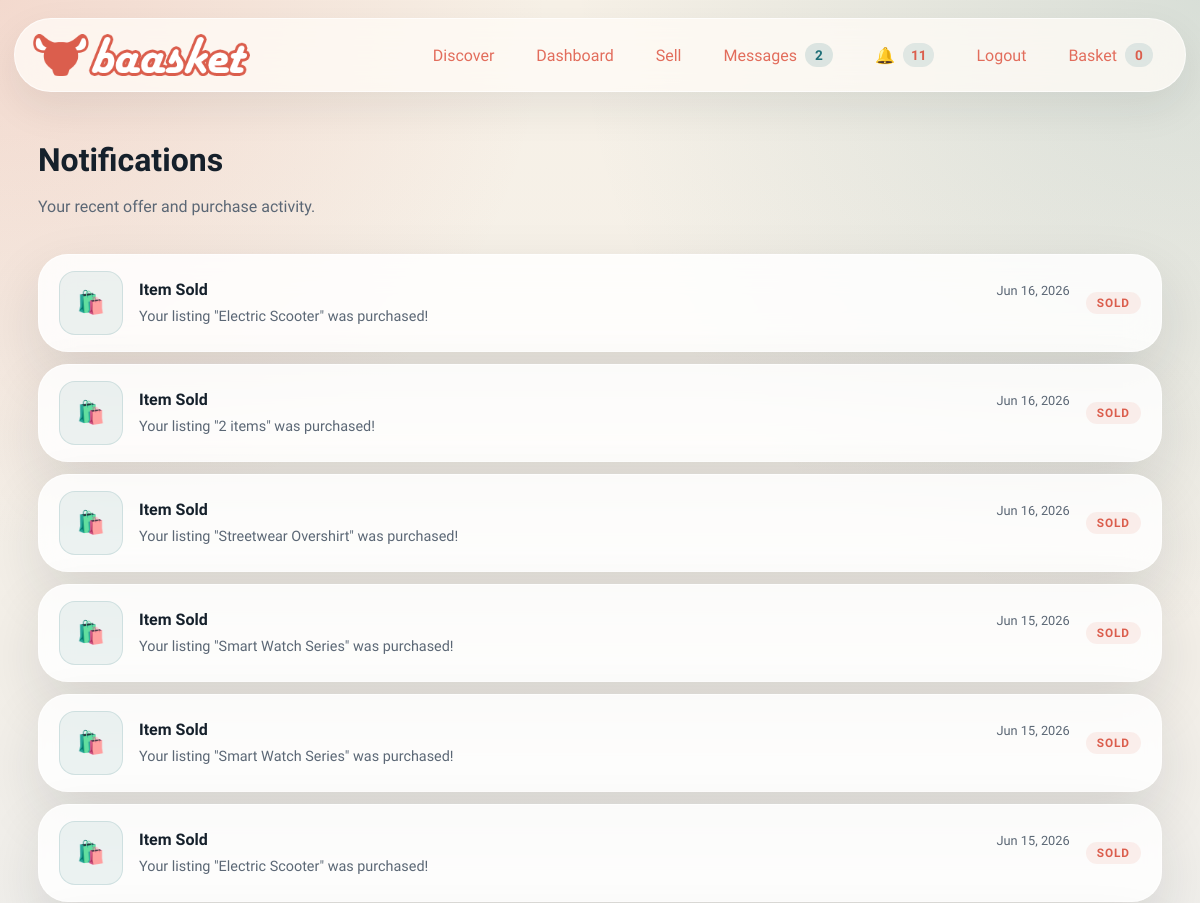
The app's page /notifications (signed in, upper part), older data.
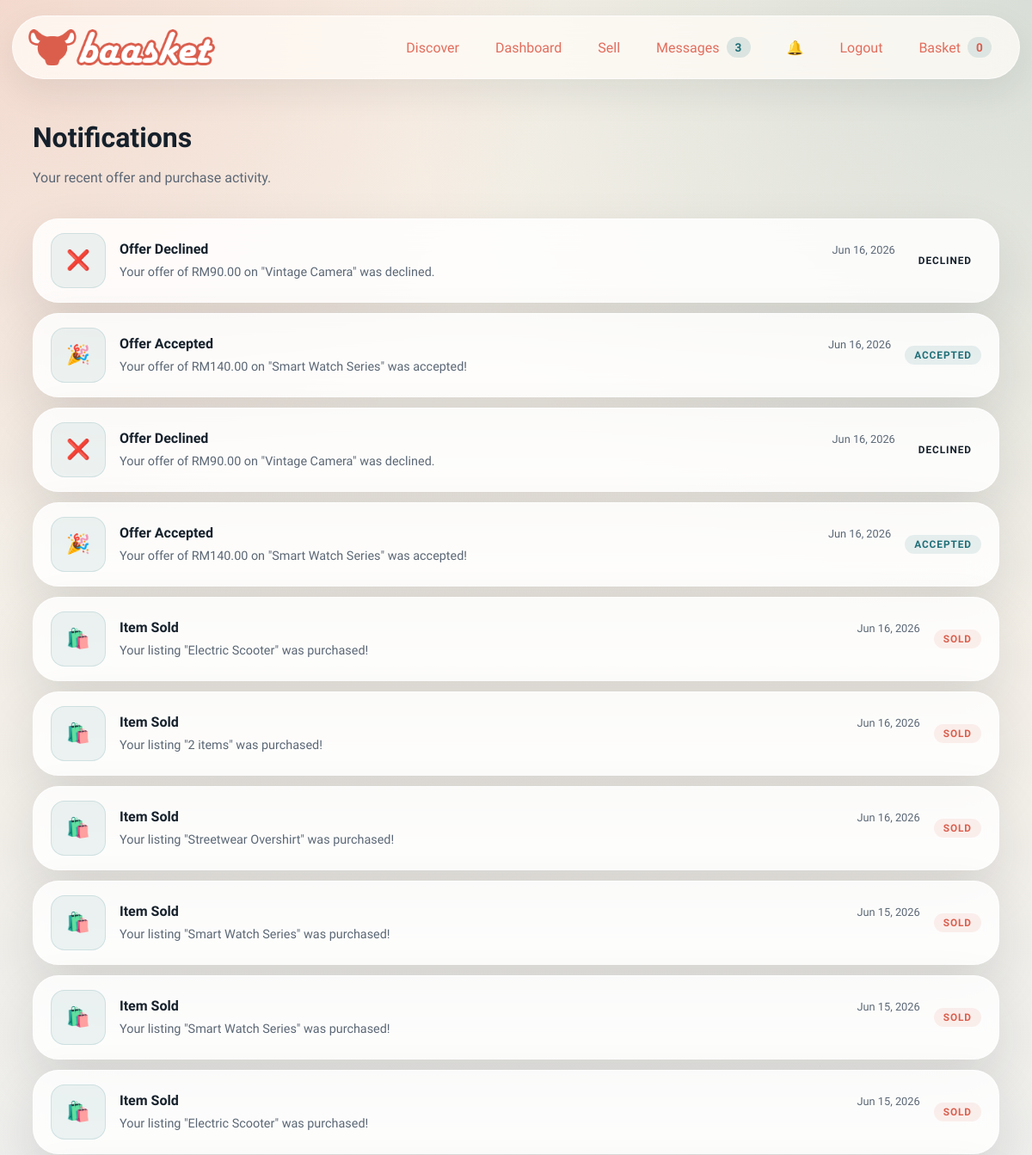
The same page, newer data.
### models.py (models this page shows)
class Notification(db.Model):
    __tablename__ = "notification"
    id = db.Column(db.Integer, primary_key=True)
    user_id = db.Column(db.Integer, db.ForeignKey("user.id"), nullable=False, index=True)
    message = db.Column(db.String(255), nullable=False)
    category = db.Column(db.String(40), nullable=False, default="general")
    related_id = db.Column(db.Integer, nullable=True, index=True)
    is_read = db.Column(db.Boolean, nullable=False, default=False)
    created_at = db.Column(db.DateTime, nullable=False, default=datetime.utcnow, index=True)
    user = db.relationship("User", foreign_keys=[user_id], backref="notifications")

### main.py (the view)
	@app.get("/notifications")
	@login_required
	def notifications_view() -> ResponseReturnValue:
		notifs = (
			Notification.query.filter_by(user_id=current_user.id)
			.order_by(Notification.created_at.desc())
			.all()
		)
		for n in notifs:
			n.is_read = True
		db.session.commit()
		return render_template(
			"notifications.html",
			title="Notifications | Baasket",
			notifications=notifs,
		)

### models.py (called while the page is built)
@login_manager.user_loader
def load_user(user_id: str) -> User | None:
    if not user_id.isdigit():
        return None
    return db.session.get(User, int(user_id))

### payment.py (called while the page is built)
    def options(self) -> tuple[dict[str, object], ...]:
        return tuple(
            {
                "code": strategy.code,
                "label": strategy.label,
                "fee_rate": getattr(strategy, "fee_rate", Decimal("0.00")),
            }
            for strategy in self._strategies.values()
        )

### templates/notifications.html (shortened to what this page needs)
{% extends "base.html" %}
{% block content %}
<section class="section-block">
  <div class="section-heading">
    <div>
      <h2>Notifications</h2>
      <p>Your recent offer and purchase activity.</p>
    </div>
  </div>
  {% if notifications %}
    <div class="inbox-list">
      {% for notif in notifications %}
        <div class="inbox-row card-surface" style="cursor:default;">
          <div class="inbox-thumb-wrap">
            <div class="inbox-thumb inbox-thumb--placeholder" style="font-size:1.4rem;">
              {% if notif.category == "offer_accepted" %}🎉
              {% elif notif.category == "offer_declined" %}❌
              {% elif notif.category == "purchase" %}🛍️
              {% else %}🔔
              {% endif %}
            </div>
          </div>
          <div class="inbox-body">
            <div class="inbox-top">
              <span class="inbox-other">
                {% if notif.category == "offer_accepted" %}Offer Accepted
                {% elif notif.category == "offer_declined" %}Offer Declined
                {% elif notif.category == "purchase" %}Item Sold
                {% else %}Notification
                {% endif %}
              </span>
              <time class="inbox-time">{{ notif.created_at.strftime('%b %d, %Y') }}</time>
            </div>
            <p class="inbox-preview" style="margin-top:4px;">{{ notif.message }}</p>
          </div>
          <div class="inbox-role">
            {% if notif.category == "offer_accepted" %}
              <span class="role-chip role-chip--seller">Accepted</span>
            {% elif notif.category == "offer_declined" %}
              <span class="role-chip">Declined</span>
            {% elif notif.category == "purchase" %}
              <span class="role-chip role-chip--buyer">Sold</span>
            {% endif %}
          </div>
        </div>
      {% endfor %}
    </div>
  {% endif %}
</section>
{% endblock %}

Row changes from the older to the newer data that the page shows:
added Notification: category "Offer Declined", created_at "Jun 16, 2026", message "Your offer of RM90.00 on \"Vintage Camera\" was declined."
added Notification: category "Offer Accepted", created_at "Jun 16, 2026", message "Your offer of RM140.00 on \"Smart Watch Series\" was accepted!"
added Notification: category "Offer Declined", created_at "Jun 16, 2026", message "Your offer of RM90.00 on \"Vintage Camera\" was declined."
added Notification: category "Offer Accepted", created_at "Jun 16, 2026", message "Your offer of RM140.00 on \"Smart Watch Series\" was accepted!"
Text that changed along with them:
{{ chat_count }}: "2" → "3"
{{ unread_count }}: "11" → (not shown)
